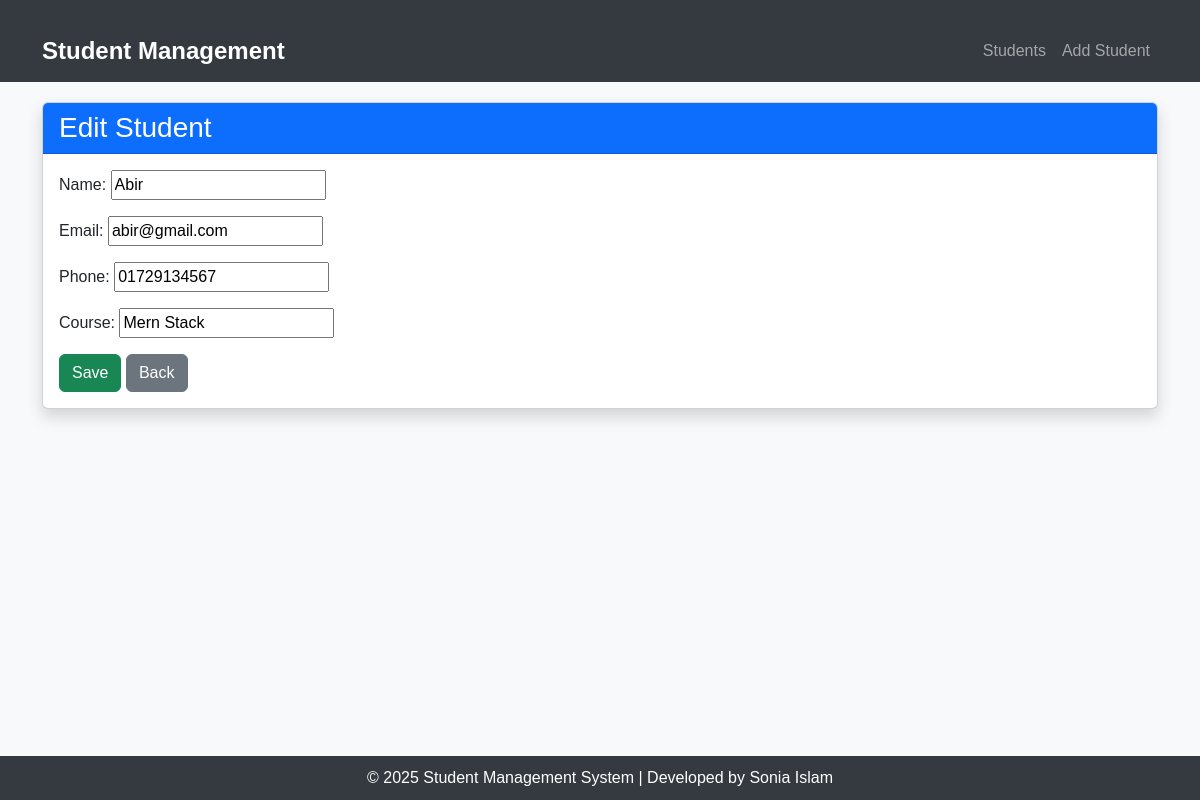
The app's page /update/5/ with its own data.
### students/models.py (models this page shows, shortened)
class Student(models.Model):
    name = models.CharField(max_length=100)
    email = models.EmailField(unique=True)
    phone = models.CharField(max_length=15)
    course = models.CharField(max_length=100)

### students/views.py (the view)
# urls.py: path('update/<int:pk>/', student_update, name='student_update'),
def student_update(request, pk):
    student = get_object_or_404(Student, pk=pk)
    if request.method == 'POST':
        form = StudentForm(request.POST, instance=student)
        if form.is_valid():
            form.save()
            messages.success(request, "Student updated successfully!")
            return redirect('student_list')
    else:
        form = StudentForm(instance=student)
    return render(request, 'students/student_form.html', {'form': form})

### students/forms.py
class StudentForm(forms.ModelForm):
    class Meta:
        model = Student
        fields = ['name', 'email', 'phone', 'course']

### students/templates/students/student_form.html (shortened to what this page needs)
{% extends 'base.html' %}
{% block content %}
<div class="card shadow">
    <div class="card-header bg-primary text-white">
        <h3 class="mb-0">{% if form.instance.id %}Edit{% else %}Add{% endif %} Student</h3>
    </div>
    <div class="card-body">
        <form method="post">
            {{ form.as_p }}
            <button type="submit" class="btn btn-success">Save</button>
            <a href="{% url 'student_list' %}" class="btn btn-secondary">Back</a>
        </form>
    </div>
</div>
{% endblock %}

### students/templates/base.html (style rules this page uses)
body { background-color: #f8f9fa; font-family: 'Arial', sans-serif; }

### records on screen
Student: name "Abir", email "abir@gmail.com", phone "01729134567", course "Mern Stack"
